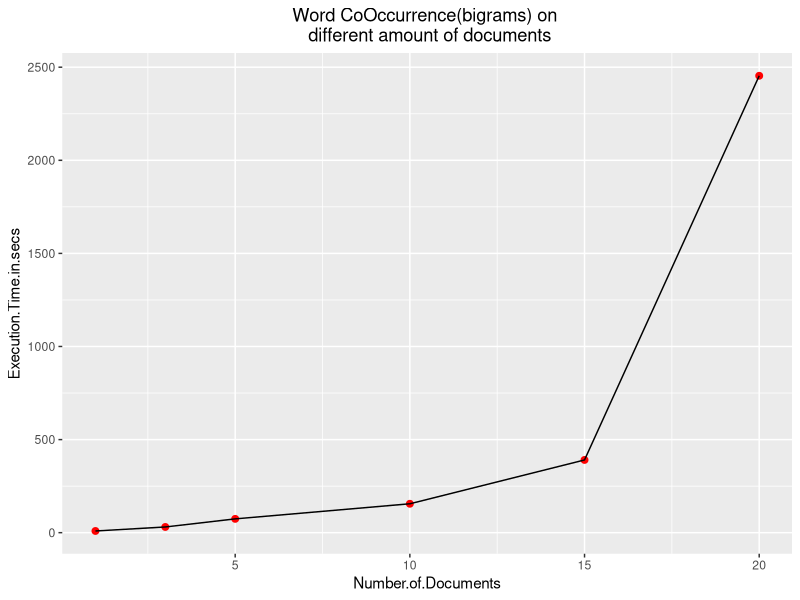
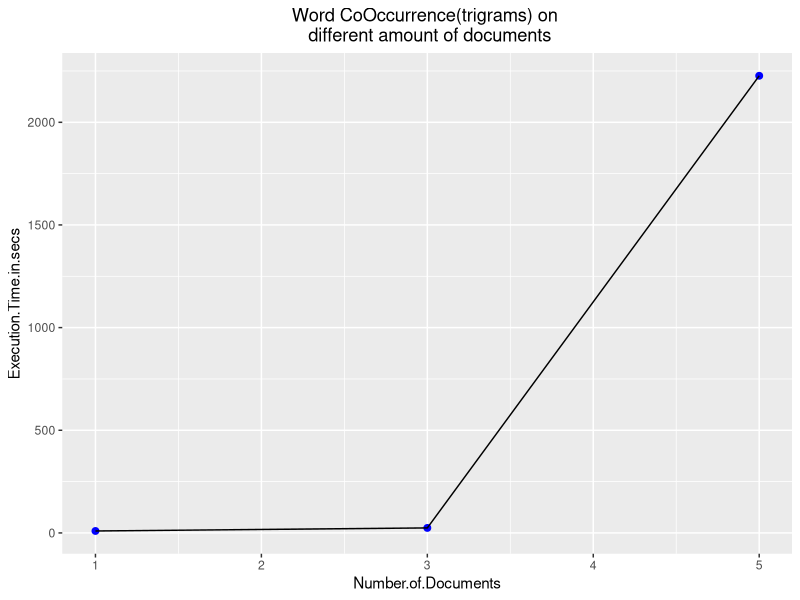
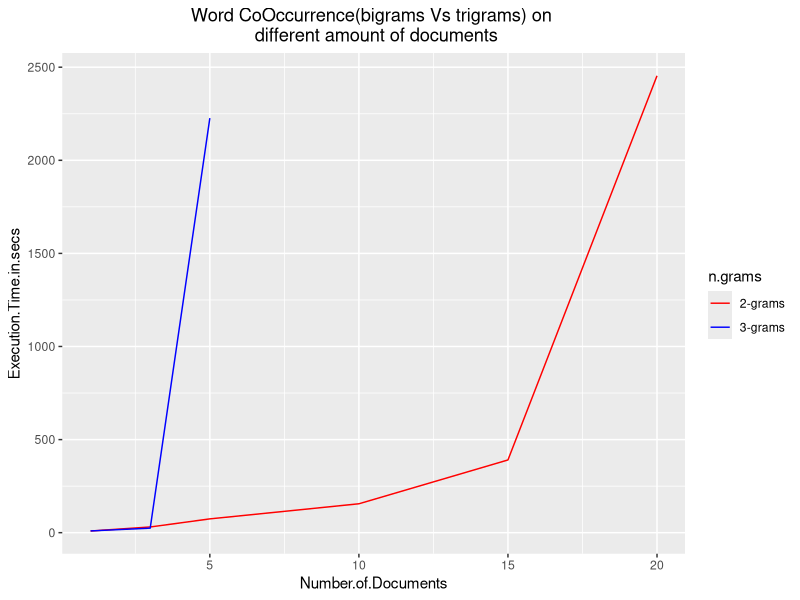

Write R code to recreate these figures, in order.
#Plotting time taken for running CoOccurrence(bigrams, n =2) word count on Latin Text
library(data.table)
library(ggplot2)

data1 <- read.table("spark_data_recorded_2.txt", header=T, sep="\t")
colnames(data1) <- c("Number.of.Documents", "Execution.Time.in.secs")
data1$n.grams <- "2-grams"

pltbase1 <- ggplot(data1, aes(Number.of.Documents, Execution.Time.in.secs)) + geom_point(color = "red", size = 2) + geom_line(data = data1, aes(x=Number.of.Documents, y=Execution.Time.in.secs))
pltbase1 + ggtitle("Word CoOccurrence(bigrams) on \n different amount of documents") + theme(plot.title = element_text(hjust = 0.5))


#Plotting time taken for running CoOccurrence(trigrams, n = 3) word count on Latin Text
data2 <- read.table("spark_data_recorded_3.txt", header=T, sep="\t")
colnames(data2) <- c("Number.of.Documents", "Execution.Time.in.secs")
data2$n.grams <- "3-grams"

pltbase2 <- ggplot(data2, aes(Number.of.Documents, Execution.Time.in.secs)) + geom_point(color = "blue", size = 2) + geom_line(data = data2, aes(x=Number.of.Documents, y=Execution.Time.in.secs))
pltbase2 + ggtitle("Word CoOccurrence(trigrams) on \n different amount of documents") + theme(plot.title = element_text(hjust = 0.5))





#Plotting time taken for running CoOccurrence(bigrams, n= 2 Vs trigrams, n = 3) word count on Latin Text
combined_data <- rbind(data1, data2)
pltbase3 <- ggplot(combined_data, aes(Number.of.Documents, Execution.Time.in.secs, colour = n.grams)) + 
            geom_line(aes(x=Number.of.Documents, y=Execution.Time.in.secs)) + 
            ylab(label="Execution.Time.in.secs") + 
            xlab("Number.of.Documents") + 
            scale_colour_manual(values=c("red", "blue")) 

pltbase3 + ggtitle("Word CoOccurrence(bigrams Vs trigrams) on \n different amount of documents") + theme(plot.title = element_text(hjust = 0.5))
